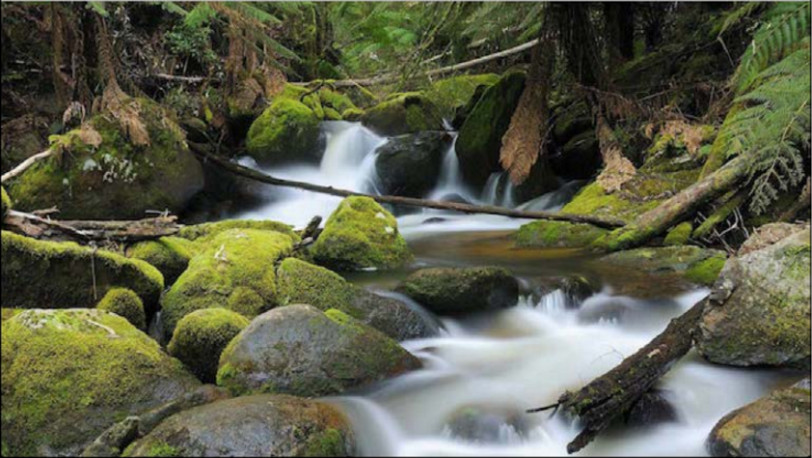
#> input picture 04_histo_alumnos/input.jpg, 812 x 458 px
$ python hist_gray_norm.py --image input.jpg
#> lines starting #> are read from the running program, lines starting #| are printed output that depends on the picture


import matplotlib.pyplot as plt
import argparse
import cv2

ap = argparse.ArgumentParser()
ap.add_argument("-i", "--image", required = True, help = "Path to the input image")
args = vars(ap.parse_args())

image_BGR = cv2.imread(args["image"])
#> image_BGR is the input picture: shape (458, 812, 3); mean B, G, R 72.5, 93.3, 91.1
image_RGB = cv2.cvtColor(image_BGR, cv2.COLOR_BGR2RGB)
image = cv2.cvtColor(image_RGB, cv2.COLOR_BGR2GRAY)
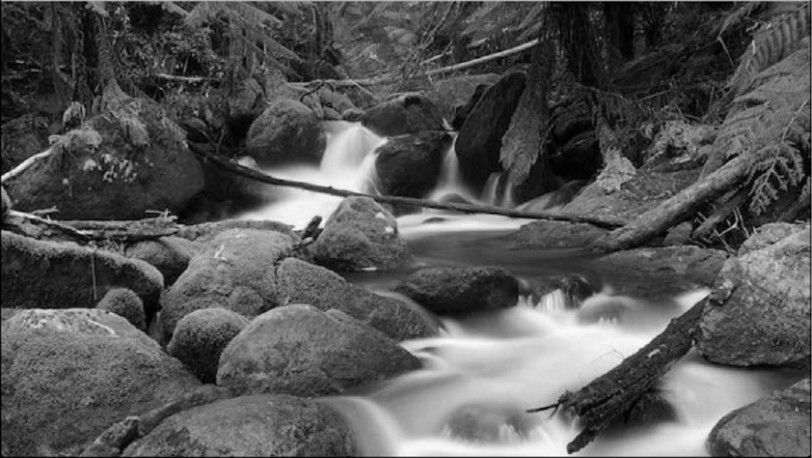
#> image: shape (458, 812); min 0, max 253, mean 86.8

#histogram is computed
hist = cv2.calcHist([image], [0], None, [256], [0, 256])
#> hist = 256 values, max 3096 at index 58, min 0 at index 254, mean 1452.7
#normalized histogram
hist /= hist.sum()
#> hist = 256 values, max 0.00832 at index 58, min 0 at index 254, mean 0.00391

#se genera una figura para mostrar los resultados con matplotlib
fig=plt.figure(figsize=(14,5))
#se maqueta el diseño del grafico
ax1=fig.add_subplot(1,2,1)
ax2=fig.add_subplot(1,2,2)
#se dibuja la imagen original
ax1.imshow(image, cmap='gray')
ax1.set_title('Original image')
#se dibuja el histograma
ax2.plot(hist)
ax2.set_title('Normalized Histogram')

plt.show()
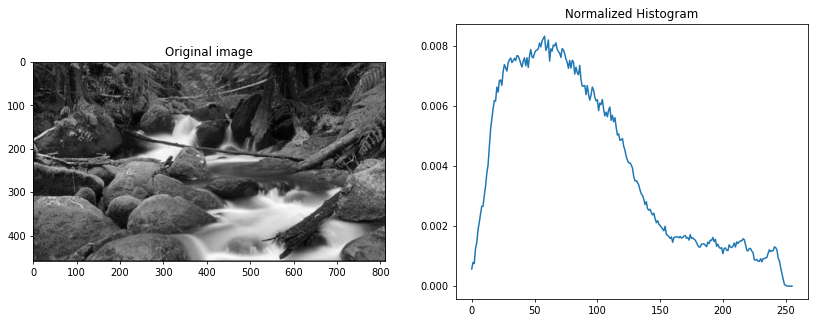
#> figure drawn by matplotlib, 2 panels; panel 2: curve peaks at x = 58, y = 0.00832
